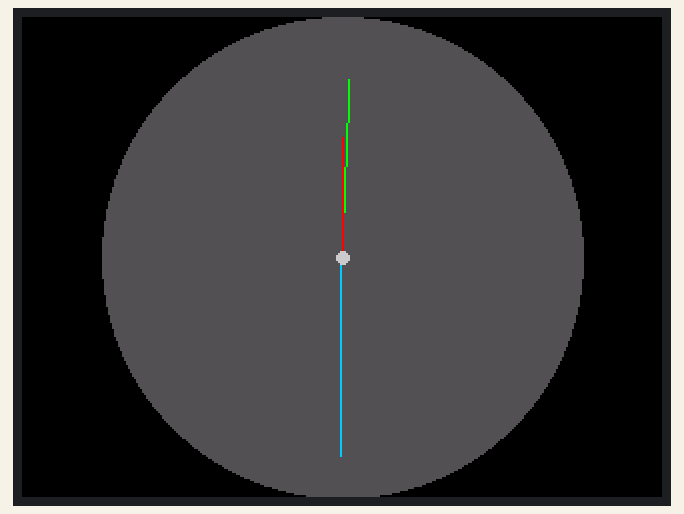
Recording of a program running on a simulated Raspberry Pi Pico running MicroPython. Shown: 320×240 colour display.

Above: at 0.46 s.
At 2.91 s:
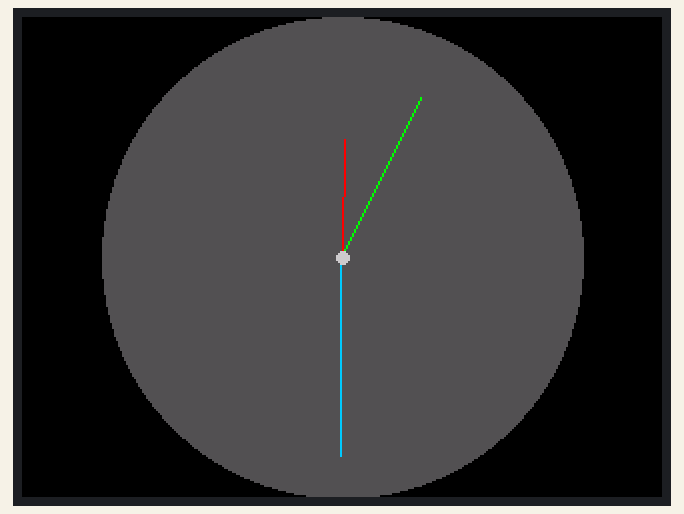
At 5.66 s:
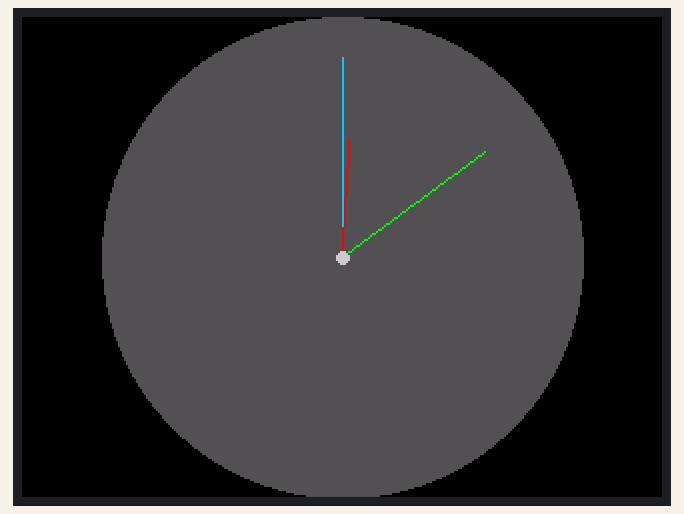
At 10.87 s:
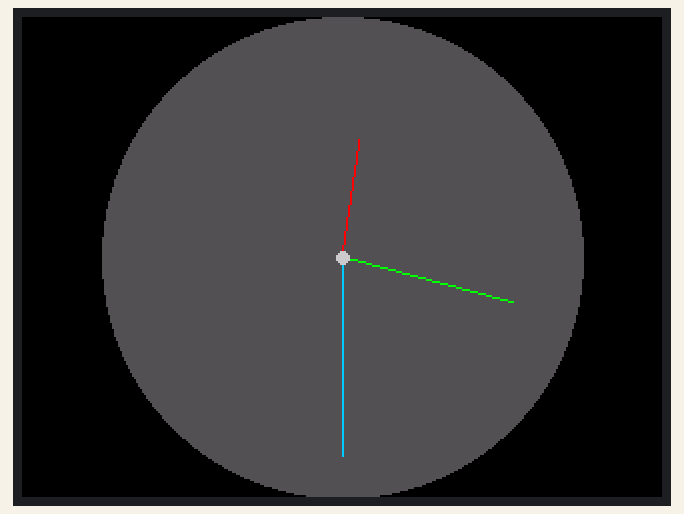
At 16.08 s:
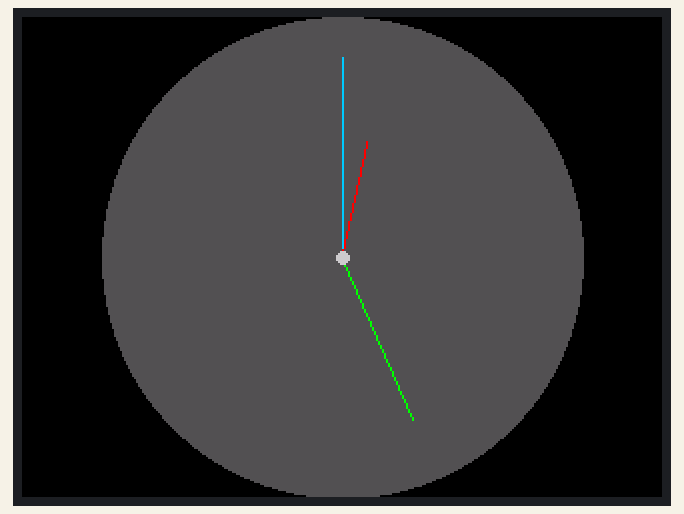
At 21.6 s:
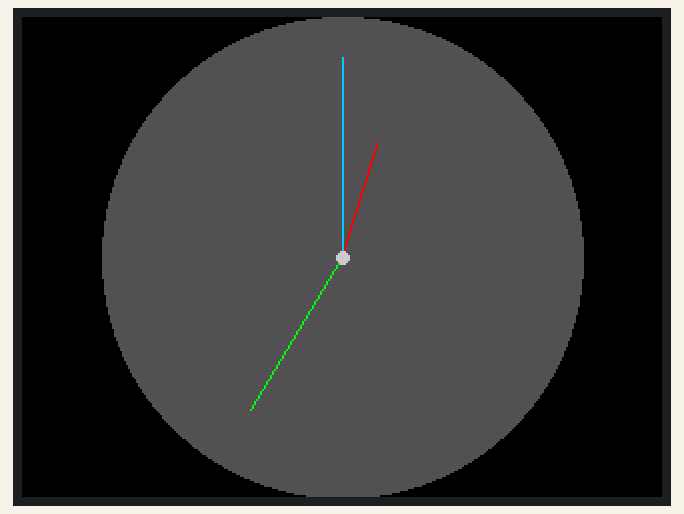

The program:

clockHands.py
```python
from picographics import PicoGraphics, DISPLAY_PICO_DISPLAY_2, PEN_P4
import math

display = PicoGraphics(display=DISPLAY_PICO_DISPLAY_2, pen_type=PEN_P4)
w, h = display.get_bounds()
cWidth = w >> 1
cHeight = h >> 1

# sets up a handy function we can call to clear the screen
def clear():
    display.set_pen(BLACK)
    display.clear()

# Set brightness of display
display.set_backlight(0.8)

RED = display.create_pen(255,0,0)
GREEN = display.create_pen(0,255,0)
BLACK = display.create_pen(0, 0, 0)
BLUE = display.create_pen(0,200,255)
D_GRAY = display.create_pen(80,80,80)
L_GRAY = display.create_pen(200,200,200)

class Line:
    def __init__(self, x1, y1, length, angle):
        self.x1 = x1
        self.y1 = y1
        self.length = length
        self.angle = math.radians(angle)
        # Set the X/Y positions to reflect the initial desired angle
        self.x2 = x1 + (length * math.sin(self.angle))
        self.y2 = y1 - (length * math.cos(self.angle))
    def rotateEnd(self, incAngle):
        # Change the line's angle by the given angle. Modulo by 360 to ensure
        # the angle goes back to 0 after a full circular rotation, instead of
        # continually increasing until the value encounters an overflow
        self.angle = (self.angle + math.radians(incAngle)) % 360
        # Update the end X/Y positions to reflect the new angle
        self.x2 = self.x1 + (self.length * math.sin(self.angle))
        self.y2 = self.y1 - (self.length * math.cos(self.angle))


faceRadius = 120
handRadius = 3

# Create the lines representing the clock hands
hourHand = Line(cWidth, cHeight, faceRadius-60, 0)
minuteHand = Line(cWidth, cHeight, faceRadius-30, 0)
secondHand = Line(cWidth, cHeight, faceRadius-20, 0)

# Angle to increment each time per hand
angleIncSec = 15
angleIncMin = angleIncSec/60
angleIncHr = angleIncSec/720

def calculateHands():
    # Calculate new angle for each hand
    secondHand.rotateEnd(angleIncSec)
    minuteHand.rotateEnd(angleIncMin)
    hourHand.rotateEnd(angleIncHr)

    # Draw to the framebuffer
    display.set_pen(D_GRAY)
    display.circle(cWidth, cHeight, faceRadius)
    display.set_pen(BLUE)
    display.line(secondHand.x1, secondHand.y1, int(secondHand.x2), int(secondHand.y2))
    display.set_pen(GREEN)
    display.line(minuteHand.x1, minuteHand.y1, int(minuteHand.x2), int(minuteHand.y2))
    display.set_pen(RED)
    display.line(hourHand.x1, hourHand.y1, int(hourHand.x2), int(hourHand.y2))
    display.set_pen(L_GRAY)
    display.circle(cWidth, cHeight, handRadius)


# Clear display on start
clear()
while True:
    # Draw to the framebuffer
    calculateHands()
    # Draw framebuffer to the screen
    display.update()
    clear()
```
